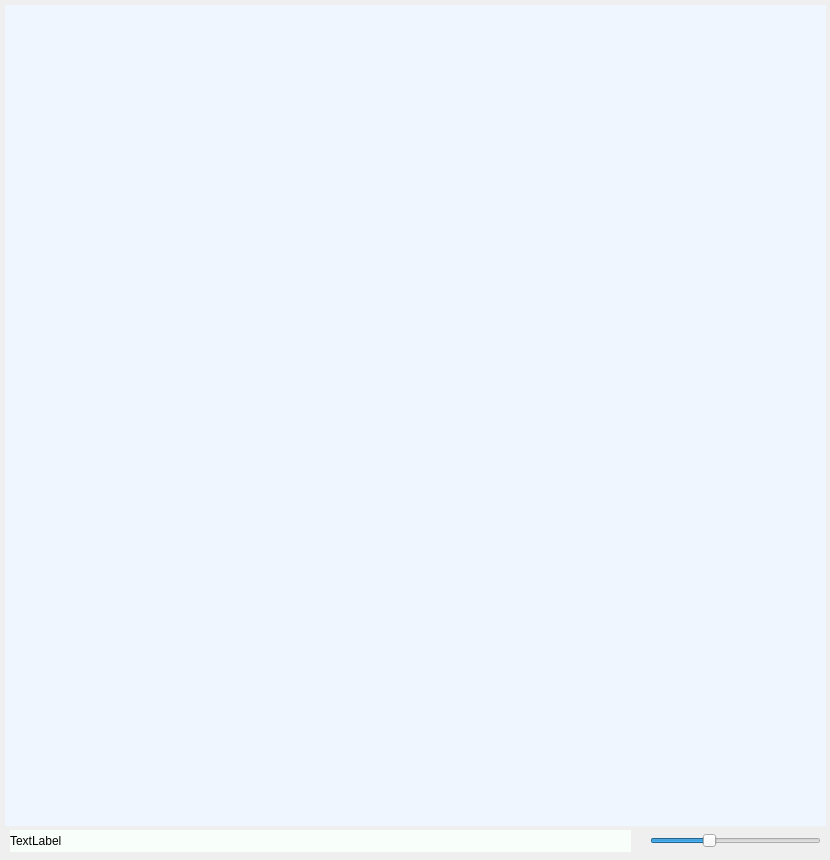
<?xml version="1.0" encoding="UTF-8"?>
<ui version="4.0">
 <class>fmView</class>
 <widget class="QDialog" name="fmView">
  <property name="geometry">
   <rect>
    <x>0</x>
    <y>0</y>
    <width>830</width>
    <height>860</height>
   </rect>
  </property>
  <property name="windowTitle">
   <string>ViewPicture</string>
  </property>
  <widget class="QLabel" name="labelMain">
   <property name="geometry">
    <rect>
     <x>5</x>
     <y>5</y>
     <width>821</width>
     <height>821</height>
    </rect>
   </property>
   <property name="styleSheet">
    <string notr="true">background-color: rgb(239, 246, 255);</string>
   </property>
   <property name="text">
    <string/>
   </property>
   <property name="alignment">
    <set>Qt::AlignCenter</set>
   </property>
  </widget>
  <widget class="QLabel" name="labelInfo">
   <property name="geometry">
    <rect>
     <x>10</x>
     <y>830</y>
     <width>621</width>
     <height>22</height>
    </rect>
   </property>
   <property name="styleSheet">
    <string notr="true">background-color: rgb(248, 255, 250);</string>
   </property>
   <property name="text">
    <string>TextLabel</string>
   </property>
  </widget>
  <widget class="QSlider" name="horizontalSliderScale">
   <property name="geometry">
    <rect>
     <x>650</x>
     <y>830</y>
     <width>171</width>
     <height>22</height>
    </rect>
   </property>
   <property name="minimum">
    <number>410</number>
   </property>
   <property name="maximum">
    <number>1640</number>
   </property>
   <property name="value">
    <number>821</number>
   </property>
   <property name="orientation">
    <enum>Qt::Horizontal</enum>
   </property>
  </widget>
 </widget>
 <resources/>
 <connections/>
</ui>
